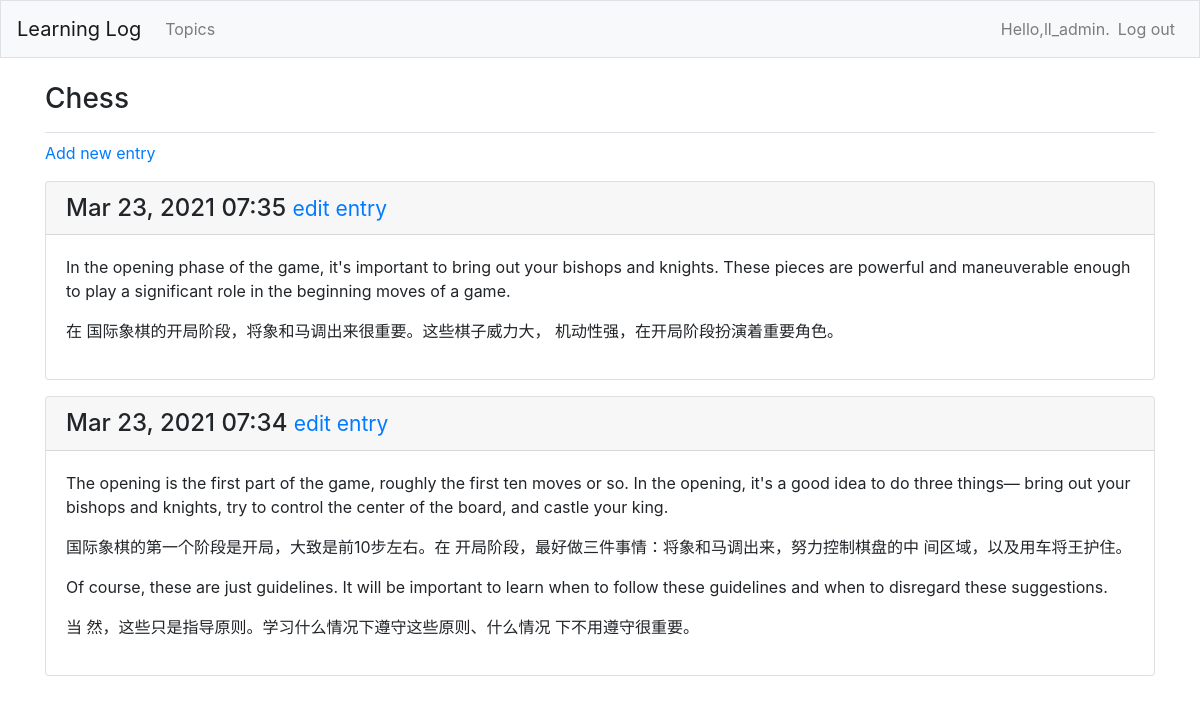
The page /topics/1/ (signed in) on the database as committed earlier.
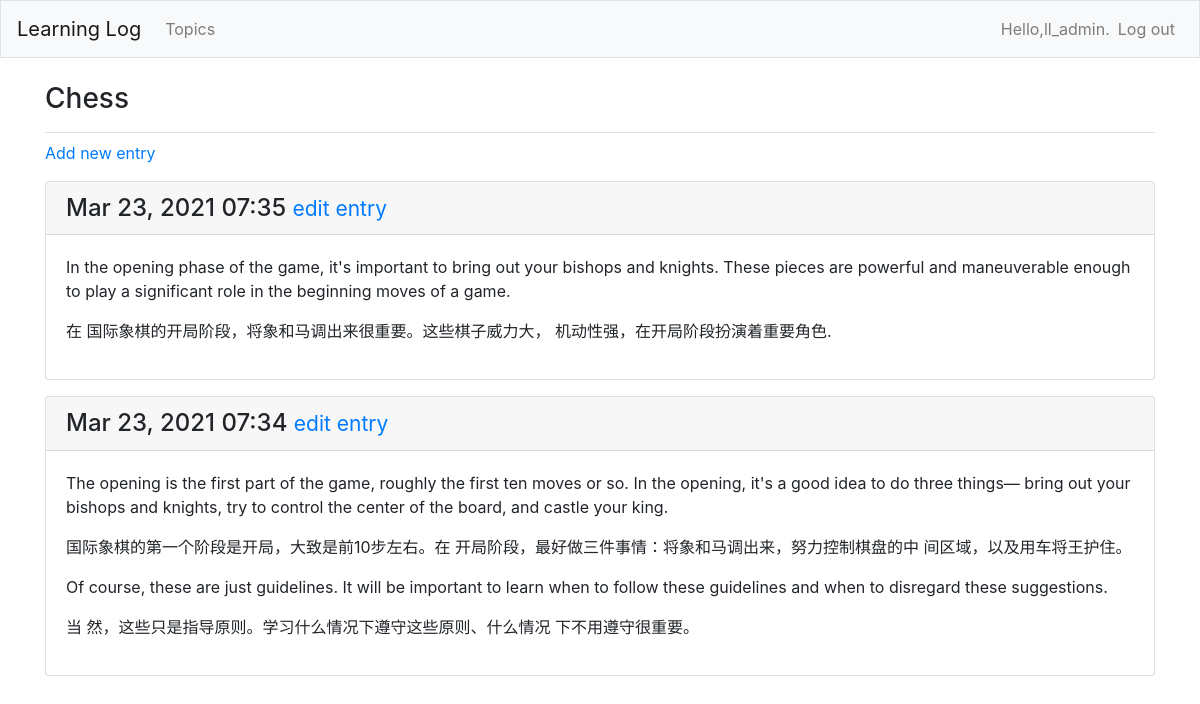
The same page on the database as committed later.
### learning_logs/models.py (models this page shows, shortened)
class Entry(models.Model):
    topic = models.ForeignKey(Topic, on_delete=models.CASCADE)
    text = models.TextField()
    date_added = models.DateTimeField(auto_now_add=True)
    class Meta:
        verbose_name_plural = 'entries'

### learning_logs/views.py (the view)
# urls.py: path('topics/<int:topic_id>/', views.topic, name='topic'),
@login_required
def topic(request, topic_id):
    topic = Topic.objects.get(id=topic_id)
    if topic.owner != request.user:
        raise Http404
    entries = topic.entry_set.order_by('-date_added')
    context = {'topic': topic, 'entries': entries}
    return render(request, 'learning_logs/topic.html', context)

### learning_logs/models.py (called while the page is built)
    def __str__(self):
        return self.text

### learning_logs/templates/learning_logs/topic.html
{% extends "learning_logs/base.html" %}
{% block page_header %}
    <h3>{{ topic }}</h3>
{% endblock page_header %}
{% block content %}
    <p>
        <a href="{% url 'learning_logs:new_entry' topic.id%}">Add new entry</a>
    </p>
    {% for entry in entries %}
        <div class="card mb-3">
            <h4 class="card-header">
                {{ entry.date_added|date:'M d, Y H:i' }}
                <small><a href="{% url 'learning_logs:edit_entry' entry.id %}">edit entry</a></small>
            </h4>
            <div class="card-body">
                {{ entry.text|linebreaks }}
            </div>
        </div>
    {% empty %}
        <p>There are no entries for this topic yet.</p>
    {% endfor %}
{% endblock content %}

Rows that differ between the two databases and show on the page:
changed Entry: text "…a game. 在 国际象棋的开局阶段，将象和马调出来很重要。这些棋子威力大， 机动性强，在开局阶段扮演着重要角色。" → "…a game. 在 国际象棋的开局阶段，将象和马调出来很重要。这些棋子威力大， 机动性强，在开局阶段扮演着重要角色."
